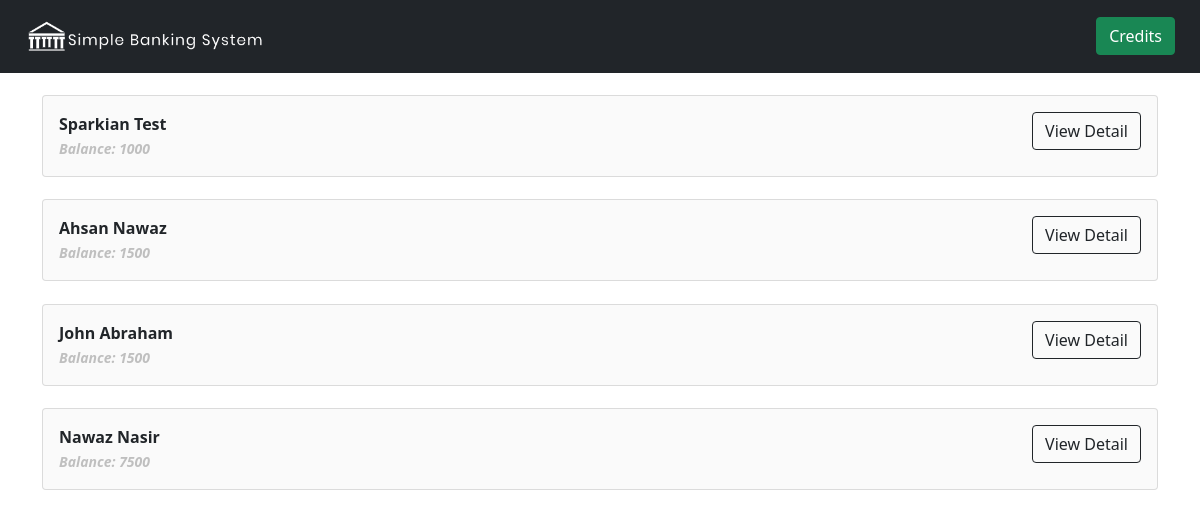
The app's page /customers/ with its own data.
### accounts/models.py (models this page shows)
class Customer(models.Model):
    user = models.OneToOneField(User, related_name='userprofile', on_delete=models.CASCADE)
    first_name = models.CharField(max_length=200, null=False, default='')
    last_name = models.CharField(max_length=200, null=True)
    email = models.CharField(max_length=30, default='')
    current_balance = models.IntegerField(default=0)
    total_tranfers = models.IntegerField(default=0)

### accounts/views.py (the view)
# urls.py: path('customers/', views.customers, name='customers'),
def customers(request):
    customers = Customer.objects.all()
    return render(request, 'accounts/customers.html', {'customers':customers})

### accounts/templates/accounts/customers.html (shortened to what this page needs)
<!DOCTYPE html>
<html lang="en">
<head>
    <link href="https://cdn.jsdelivr.net/npm/bootstrap@5.0.0/dist/css/bootstrap.min.css" rel="stylesheet">
</head>
<body>
    {% include 'accounts/navbar.html' %}
    <div class="container">
        {% for customer in customers %}
            <div class="card" style="margin-top: 2%; background-color: #fafafa;">
                <div class="card-body">
                    <strong>{{customer.first_name}} {{customer.last_name}}</strong>
                    <a class="btn btn-outline-dark " style="float:right;" href="{% url 'customerDetail' customer.id %}">View Detail</a> <br>
                    <small style="color: #bfbfbf;font-weight: bolder; font-style: italic;">Balance: {{customer.current_balance}}</small>
                </div>
            </div>
        {% endfor %}
    </div>
</body>
</html>

### accounts/templates/accounts/navbar.html (shortened to what this page needs)
{% load static %}
<nav class="navbar navbar-expand-lg navbar-dark bg-dark" style="padding: 13px;">
    <div class="container-fluid">
      <a class="navbar-brand" href="{% url 'home' %}"><img width="60%" src="{% static 'img/logo13.png' %}" alt=""></a>
      <div class="collapse navbar-collapse" id="navbarNav">
        <ul class="navbar-nav ms-auto" style="margin-left: 60%;" >
          <li class="nav-item">
            <a href="{% url 'credits' %}" class="btn btn-success">Credits</a>
          </li>
        </ul>
      </div>
    </div>
  </nav>

### records on screen
Customer: first_name "Sparkian", last_name "Test", current_balance "1000"
Customer: first_name "Ahsan", last_name "Nawaz", current_balance "1500"
Customer: first_name "John", last_name "Abraham", current_balance "1500"
Customer: first_name "Nawaz", last_name "Nasir", current_balance "7500"
